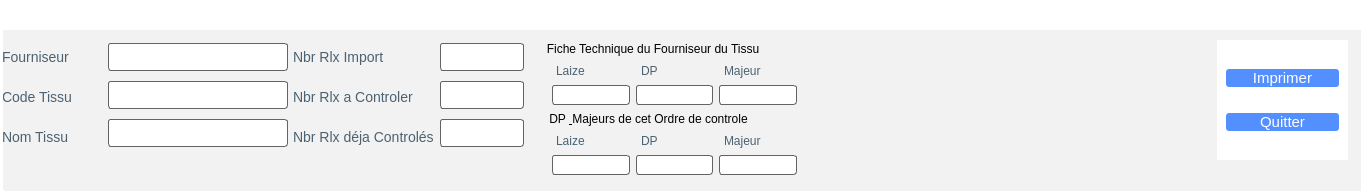
    <widget class="QFrame" name="frame_Top">
     <property name="geometry">
      <rect>
       <x>30</x>
       <y>0</y>
       <width>1361</width>
       <height>191</height>
      </rect>
     </property>
     <property name="maximumSize">
      <size>
       <width>16777215</width>
       <height>200</height>
      </size>
     </property>
     <property name="styleSheet">
      <string notr="true">QFrame{

	background-color: rgb(255, 255, 255);
	border:0px;
}</string>
     </property>
     <property name="frameShape">
      <enum>QFrame::StyledPanel</enum>
     </property>
     <property name="frameShadow">
      <enum>QFrame::Raised</enum>
     </property>
     <widget class="QFrame" name="frame_TopCenter">
      <property name="geometry">
       <rect>
        <x>3</x>
        <y>30</y>
        <width>1401</width>
        <height>161</height>
       </rect>
      </property>
      <property name="styleSheet">
       <string notr="true">background-color: rgb(242, 242, 242);
border-radius:3px;</string>
      </property>
      <property name="frameShape">
       <enum>QFrame::StyledPanel</enum>
      </property>
      <property name="frameShadow">
       <enum>QFrame::Raised</enum>
      </property>
      <widget class="QFrame" name="frame_Information_du_Tissu">
       <property name="geometry">
        <rect>
         <x>-20</x>
         <y>-10</y>
         <width>541</width>
         <height>153</height>
        </rect>
       </property>
       <property name="styleSheet">
        <string notr="true">background-color: rgb(242, 242, 242);
border-radius:3px;</string>
       </property>
       <property name="frameShape">
        <enum>QFrame::StyledPanel</enum>
       </property>
       <property name="frameShadow">
        <enum>QFrame::Raised</enum>
       </property>
       <widget class="QWidget" name="layoutWidget">
        <property name="geometry">
         <rect>
          <x>19</x>
          <y>19</y>
          <width>286</width>
          <height>115</height>
         </rect>
        </property>
        <layout class="QHBoxLayout" name="horizontalLayout">
         <item>
          <layout class="QVBoxLayout" name="verticalLayout">
           <item>
            <widget class="QLabel" name="label_Fourniseur">
             <property name="minimumSize">
              <size>
               <width>0</width>
               <height>33</height>
              </size>
             </property>
             <property name="maximumSize">
              <size>
               <width>16777215</width>
               <height>33</height>
              </size>
             </property>
             <property name="styleSheet">
              <string notr="true">QLabel{
	text-align:left;
	color:#4b6272;
	border:0px;
	font-size:14px;
}


</string>
             </property>
             <property name="text">
              <string>Fourniseur</string>
             </property>
            </widget>
           </item>
           <item>
            <widget class="QLabel" name="label_Code_Tissu">
             <property name="minimumSize">
              <size>
               <width>0</width>
               <height>33</height>
              </size>
             </property>
             <property name="maximumSize">
              <size>
               <width>16777215</width>
               <height>33</height>
              </size>
             </property>
             <property name="styleSheet">
              <string notr="true">QLabel{
	text-align:left;
	color:#4b6272;
	border:0px;
	font-size:14px;
}
</string>
             </property>
             <property name="text">
              <string>Code Tissu</string>
             </property>
            </widget>
           </item>
           <item>
            <widget class="QLabel" name="label_Nom_Tissu">
             <property name="minimumSize">
              <size>
               <width>0</width>
               <height>33</height>
              </size>
             </property>
             <property name="maximumSize">
              <size>
               <width>16777215</width>
               <height>33</height>
              </size>
             </property>
             <property name="styleSheet">
              <string notr="true">QLabel{
	text-align:left;
	color:#4b6272;
	border:0px;
	font-size:14px;
}


</string>
             </property>
             <property name="text">
              <string>Nom Tissu</string>
             </property>
            </widget>
           </item>
          </layout>
         </item>
         <item>
          <layout class="QVBoxLayout" name="verticalLayout_3">
           <item>
            <widget class="QLineEdit" name="lineEdit_Fourniseur">
             <property name="minimumSize">
              <size>
               <width>180</width>
               <height>28</height>
              </size>
             </property>
             <property name="maximumSize">
              <size>
               <width>180</width>
               <height>28</height>
              </size>
             </property>
             <property name="styleSheet">
              <string notr="true">QLineEdit {
    border: 1px solid  rgb(99, 99, 99);
    border-radius: 3px;
    padding: 5px;
    background-color: #fff;
    color: rgb(100, 100, 100);
}
QLineEdit:hover {
    border: 1px solid rgb(186, 189, 182);
}
QLineEdit:focus {
    border: 1px solid   rgb(114, 159, 207);
    color: rgb(100, 100, 100);
}

</string>
             </property>
            </widget>
           </item>
           <item>
            <widget class="QLineEdit" name="lineEdit_Code_Tissu">
             <property name="minimumSize">
              <size>
               <width>180</width>
               <height>28</height>
              </size>
             </property>
             <property name="maximumSize">
              <size>
               <width>180</width>
               <height>28</height>
              </size>
             </property>
             <property name="styleSheet">
              <string notr="true">QLineEdit {
    border: 1px solid  rgb(99, 99, 99);
    border-radius: 3px;
    padding: 5px;
    background-color: #fff;
    color: rgb(100, 100, 100);
}
QLineEdit:hover {
    border: 1px solid rgb(186, 189, 182);
}
QLineEdit:focus {
    border: 1px solid   rgb(114, 159, 207);
    color: rgb(100, 100, 100);
}

</string>
             </property>
            </widget>
           </item>
           <item>
            <widget class="QLineEdit" name="lineEdit_Nom_Tissu">
             <property name="minimumSize">
              <size>
               <width>180</width>
               <height>28</height>
              </size>
             </property>
             <property name="maximumSize">
              <size>
               <width>180</width>
               <height>28</height>
              </size>
             </property>
             <property name="styleSheet">
              <string notr="true">QLineEdit {
    border: 1px solid  rgb(99, 99, 99);
    border-radius: 3px;
    padding: 5px;
    background-color: #fff;
    color: rgb(100, 100, 100);
}
QLineEdit:hover {
    border: 1px solid rgb(186, 189, 182);
}
QLineEdit:focus {
    border: 1px solid   rgb(114, 159, 207);
    color: rgb(100, 100, 100);
}

</string>
             </property>
            </widget>
           </item>
          </layout>
         </item>
        </layout>
       </widget>
       <widget class="QWidget" name="layoutWidget">
        <property name="geometry">
         <rect>
          <x>310</x>
          <y>19</y>
          <width>231</width>
          <height>115</height>
         </rect>
        </property>
        <layout class="QHBoxLayout" name="horizontalLayout_3">
         <item>
          <layout class="QVBoxLayout" name="verticalLayout_6">
           <item>
            <widget class="QLabel" name="label_Nbr_Rlx_Import">
             <property name="minimumSize">
              <size>
               <width>0</width>
               <height>33</height>
              </size>
             </property>
             <property name="maximumSize">
              <size>
               <width>16777215</width>
               <height>33</height>
              </size>
             </property>
             <property name="styleSheet">
              <string notr="true">QLabel{
	text-align:left;
	color:#4b6272;
	border:0px;
	font-size:14px;
}


</string>
             </property>
             <property name="text">
              <string>Nbr Rlx Import</string>
             </property>
            </widget>
           </item>
           <item>
            <widget class="QLabel" name="label_Nbr_Rlx_a_Controler">
             <property name="minimumSize">
              <size>
               <width>0</width>
               <height>33</height>
              </size>
             </property>
             <property name="maximumSize">
              <size>
               <width>16777215</width>
               <height>33</height>
              </size>
             </property>
             <property name="styleSheet">
              <string notr="true">QLabel{
	text-align:left;
	color:#4b6272;
	border:0px;
	font-size:14px;
}
</string>
             </property>
             <property name="text">
              <string>Nbr Rlx a Controler</string>
             </property>
            </widget>
           </item>
           <item>
            <widget class="QLabel" name="label_Nbr_Rlx_deja_Controles">
             <property name="minimumSize">
              <size>
               <width>0</width>
               <height>33</height>
              </size>
             </property>
             <property name="maximumSize">
              <size>
               <width>16777215</width>
               <height>33</height>
              </size>
             </property>
             <property name="styleSheet">
              <string notr="true">QLabel{
	text-align:left;
	color:#4b6272;
	border:0px;
	font-size:14px;
}


</string>
             </property>
             <property name="text">
              <string>Nbr Rlx déja Controlés</string>
             </property>
            </widget>
           </item>
          </layout>
         </item>
         <item>
          <layout class="QVBoxLayout" name="verticalLayout_7">
           <item>
            <widget class="QLineEdit" name="lineEdit_Nbr_Rlx_Import">
             <property name="minimumSize">
              <size>
               <width>50</width>
               <height>0</height>
              </size>
             </property>
             <property name="maximumSize">
              <size>
               <width>180</width>
               <height>28</height>
              </size>
             </property>
             <property name="styleSheet">
              <string notr="true">QLineEdit {
    border: 1px solid  rgb(99, 99, 99);
    border-radius: 3px;
    padding: 5px;
    background-color: #fff;
    color: rgb(100, 100, 100);
}
QLineEdit:hover {
    border: 1px solid rgb(186, 189, 182);
}
QLineEdit:focus {
    border: 1px solid   rgb(114, 159, 207);
    color: rgb(100, 100, 100);
}

</string>
             </property>
            </widget>
           </item>
           <item>
            <widget class="QLineEdit" name="lineEdit_Nbr_Rlx_a_Controler">
             <property name="minimumSize">
              <size>
               <width>50</width>
               <height>0</height>
              </size>
             </property>
             <property name="maximumSize">
              <size>
               <width>180</width>
               <height>28</height>
              </size>
             </property>
             <property name="styleSheet">
              <string notr="true">QLineEdit {
    border: 1px solid  rgb(99, 99, 99);
    border-radius: 3px;
    padding: 5px;
    background-color: #fff;
    color: rgb(100, 100, 100);
}
QLineEdit:hover {
    border: 1px solid rgb(186, 189, 182);
}
QLineEdit:focus {
    border: 1px solid   rgb(114, 159, 207);
    color: rgb(100, 100, 100);
}

</string>
             </property>
            </widget>
           </item>
           <item>
            <widget class="QLineEdit" name="lineEdit_Nbr_Rlx_deja_Controles">
             <property name="minimumSize">
              <size>
               <width>50</width>
               <height>0</height>
              </size>
             </property>
             <property name="maximumSize">
              <size>
               <width>180</width>
               <height>28</height>
              </size>
             </property>
             <property name="styleSheet">
              <string notr="true">QLineEdit {
    border: 1px solid  rgb(99, 99, 99);
    border-radius: 3px;
    padding: 5px;
    background-color: #fff;
    color: rgb(100, 100, 100);
}
QLineEdit:hover {
    border: 1px solid rgb(186, 189, 182);
}
QLineEdit:focus {
    border: 1px solid   rgb(114, 159, 207);
    color: rgb(100, 100, 100);
}

</string>
             </property>
            </widget>
           </item>
          </layout>
         </item>
        </layout>
       </widget>
      </widget>
      <widget class="QFrame" name="frame">
       <property name="geometry">
        <rect>
         <x>540</x>
         <y>0</y>
         <width>321</width>
         <height>181</height>
        </rect>
       </property>
       <property name="styleSheet">
        <string notr="true"/>
       </property>
       <property name="frameShape">
        <enum>QFrame::StyledPanel</enum>
       </property>
       <property name="frameShadow">
        <enum>QFrame::Raised</enum>
       </property>
       <widget class="QGroupBox" name="groupBox_Fiche_Technique_du_Fourniseur_du_Tissu">
        <property name="geometry">
         <rect>
          <x>0</x>
          <y>10</y>
          <width>263</width>
          <height>84</height>
         </rect>
        </property>
        <property name="styleSheet">
         <string notr="true">padding: 2px;
border-radius: 3px;
  
</string>
        </property>
        <property name="title">
         <string>Fiche Technique du Fourniseur du Tissu</string>
        </property>
        <layout class="QGridLayout" name="gridLayout">
         <property name="topMargin">
          <number>9</number>
         </property>
         <property name="bottomMargin">
          <number>12</number>
         </property>
         <item row="0" column="0">
          <layout class="QVBoxLayout" name="verticalLayout_32">
           <property name="spacing">
            <number>0</number>
           </property>
           <property name="sizeConstraint">
            <enum>QLayout::SetFixedSize</enum>
           </property>
           <item>
            <widget class="QLabel" name="label_Laize">
             <property name="minimumSize">
              <size>
               <width>0</width>
               <height>29</height>
              </size>
             </property>
             <property name="maximumSize">
              <size>
               <width>16777215</width>
               <height>29</height>
              </size>
             </property>
             <property name="styleSheet">
              <string notr="true">QLabel{
	text-align:left;
	color:#4b6272;
	border:0px;
	font-size:12px;
    padding :1px
}


</string>
             </property>
             <property name="text">
              <string notr="true">Laize</string>
             </property>
            </widget>
           </item>
           <item>
            <widget class="QLineEdit" name="lineEdit_Laize">
             <property name="minimumSize">
              <size>
               <width>0</width>
               <height>20</height>
              </size>
             </property>
             <property name="maximumSize">
              <size>
               <width>16777215</width>
               <height>20</height>
              </size>
             </property>
             <property name="styleSheet">
              <string notr="true">QLineEdit {
    border: 1px solid  rgb(99, 99, 99);
    border-radius: 3px;
    padding: 5px;
    background-color: #fff;
    color: rgb(100, 100, 100);
}
QLineEdit:hover {
    border: 1px solid rgb(186, 189, 182);
}
QLineEdit:focus {
    border: 1px solid   rgb(114, 159, 207);
    color: rgb(100, 100, 100);
}

</string>
             </property>
            </widget>
           </item>
          </layout>
         </item>
         <item row="0" column="1">
          <layout class="QVBoxLayout" name="verticalLayout_8">
           <property name="spacing">
            <number>0</number>
           </property>
           <property name="sizeConstraint">
            <enum>QLayout::SetFixedSize</enum>
           </property>
           <item>
            <widget class="QLabel" name="label_DP">
             <property name="minimumSize">
              <size>
               <width>0</width>
               <height>29</height>
              </size>
             </property>
             <property name="maximumSize">
              <size>
               <width>16777215</width>
               <height>29</height>
              </size>
             </property>
             <property name="styleSheet">
              <string notr="true">QLabel{
	text-align:left;
	color:#4b6272;
	border:0px;
	font-size:12px;
}


</string>
             </property>
             <property name="text">
              <string>DP</string>
             </property>
            </widget>
           </item>
           <item>
            <widget class="QLineEdit" name="lineEdit_DP">
             <property name="minimumSize">
              <size>
               <width>0</width>
               <height>20</height>
              </size>
             </property>
             <property name="maximumSize">
              <size>
               <width>16777215</width>
               <height>20</height>
              </size>
             </property>
             <property name="styleSheet">
              <string notr="true">QLineEdit {
    border: 1px solid  rgb(99, 99, 99);
    border-radius: 3px;
    padding: 5px;
    background-color: #fff;
    color: rgb(100, 100, 100);
}
QLineEdit:hover {
    border: 1px solid rgb(186, 189, 182);
}
QLineEdit:focus {
    border: 1px solid   rgb(114, 159, 207);
    color: rgb(100, 100, 100);
}

</string>
             </property>
            </widget>
           </item>
          </layout>
         </item>
         <item row="0" column="2">
          <layout class="QVBoxLayout" name="verticalLayout_9">
           <property name="spacing">
            <number>0</number>
           </property>
           <property name="sizeConstraint">
            <enum>QLayout::SetFixedSize</enum>
           </property>
           <item>
            <widget class="QLabel" name="label_Majeur">
             <property name="minimumSize">
              <size>
               <width>0</width>
               <height>29</height>
              </size>
             </property>
             <property name="maximumSize">
              <size>
               <width>16777215</width>
               <height>29</height>
              </size>
             </property>
             <property name="styleSheet">
              <string notr="true">QLabel{
	text-align:left;
	color:#4b6272;
	border:0px;
	font-size:12px;
}


</string>
             </property>
             <property name="text">
              <string>Majeur</string>
             </property>
            </widget>
           </item>
           <item>
            <widget class="QLineEdit" name="lineEdit_Majeur">
             <property name="minimumSize">
              <size>
               <width>0</width>
               <height>20</height>
              </size>
             </property>
             <property name="maximumSize">
              <size>
               <width>16777215</width>
               <height>20</height>
              </size>
             </property>
             <property name="styleSheet">
              <string notr="true">QLineEdit {
    border: 1px solid  rgb(99, 99, 99);
    border-radius: 3px;
    padding: 5px;
    background-color: #fff;
    color: rgb(100, 100, 100);
}
QLineEdit:hover {
    border: 1px solid rgb(186, 189, 182);
}
QLineEdit:focus {
    border: 1px solid   rgb(114, 159, 207);
    color: rgb(100, 100, 100);
}

</string>
             </property>
            </widget>
           </item>
          </layout>
         </item>
        </layout>
       </widget>
       <widget class="QGroupBox" name="groupBox_DP_Majeurs_de_cet_Ordre_de_Controle">
        <property name="geometry">
         <rect>
          <x>0</x>
          <y>80</y>
          <width>263</width>
          <height>84</height>
         </rect>
        </property>
        <property name="styleSheet">
         <string notr="true">padding: 2px;
border-radius: 3px;
  
</string>
        </property>
        <property name="title">
         <string>DP &amp; Majeurs de cet Ordre de controle</string>
        </property>
        <layout class="QGridLayout" name="gridLayout_9">
         <property name="topMargin">
          <number>9</number>
         </property>
         <property name="bottomMargin">
          <number>12</number>
         </property>
         <item row="0" column="0">
          <layout class="QVBoxLayout" name="verticalLayout_28">
           <property name="spacing">
            <number>0</number>
           </property>
           <property name="sizeConstraint">
            <enum>QLayout::SetFixedSize</enum>
           </property>
           <item>
            <widget class="QLabel" name="label_Laize_2">
             <property name="minimumSize">
              <size>
               <width>0</width>
               <height>29</height>
              </size>
             </property>
             <property name="maximumSize">
              <size>
               <width>16777215</width>
               <height>29</height>
              </size>
             </property>
             <property name="styleSheet">
              <string notr="true">QLabel{
	text-align:left;
	color:#4b6272;
	border:0px;
	font-size:12px;
    padding :1px
}


</string>
             </property>
             <property name="text">
              <string notr="true">Laize</string>
             </property>
            </widget>
           </item>
           <item>
            <widget class="QLineEdit" name="lineEdit_Laize2">
             <property name="minimumSize">
              <size>
               <width>0</width>
               <height>20</height>
              </size>
             </property>
             <property name="maximumSize">
              <size>
               <width>16777215</width>
               <height>20</height>
              </size>
             </property>
             <property name="styleSheet">
              <string notr="true">QLineEdit {
    border: 1px solid  rgb(99, 99, 99);
    border-radius: 3px;
    padding: 5px;
    background-color: #fff;
    color: rgb(100, 100, 100);
}
QLineEdit:hover {
    border: 1px solid rgb(186, 189, 182);
}
QLineEdit:focus {
    border: 1px solid   rgb(114, 159, 207);
    color: rgb(100, 100, 100);
}

</string>
             </property>
            </widget>
           </item>
          </layout>
         </item>
         <item row="0" column="1">
          <layout class="QVBoxLayout" name="verticalLayout_29">
           <property name="spacing">
            <number>0</number>
           </property>
           <property name="sizeConstraint">
            <enum>QLayout::SetFixedSize</enum>
           </property>
           <item>
            <widget class="QLabel" name="label_DP_2">
             <property name="minimumSize">
              <size>
               <width>0</width>
               <height>29</height>
              </size>
             </property>
             <property name="maximumSize">
              <size>
               <width>16777215</width>
               <height>29</height>
              </size>
             </property>
             <property name="styleSheet">
              <string notr="true">QLabel{
	text-align:left;
	color:#4b6272;
	border:0px;
	font-size:12px;
}


</string>
             </property>
             <property name="text">
              <string>DP</string>
             </property>
            </widget>
           </item>
           <item>
            <widget class="QLineEdit" name="lineEdit_DP_2">
             <property name="minimumSize">
              <size>
               <width>0</width>
               <height>20</height>
              </size>
             </property>
             <property name="maximumSize">
              <size>
               <width>16777215</width>
               <height>20</height>
              </size>
             </property>
             <property name="styleSheet">
              <string notr="true">QLineEdit {
    border: 1px solid  rgb(99, 99, 99);
    border-radius: 3px;
    padding: 5px;
    background-color: #fff;
    color: rgb(100, 100, 100);
}
QLineEdit:hover {
    border: 1px solid rgb(186, 189, 182);
}
QLineEdit:focus {
    border: 1px solid   rgb(114, 159, 207);
    color: rgb(100, 100, 100);
}

</string>
             </property>
            </widget>
           </item>
          </layout>
         </item>
         <item row="0" column="2">
          <layout class="QVBoxLayout" name="verticalLayout_30">
           <property name="spacing">
            <number>0</number>
           </property>
           <property name="sizeConstraint">
            <enum>QLayout::SetFixedSize</enum>
           </property>
           <item>
            <widget class="QLabel" name="label_Majeur_2">
             <property name="minimumSize">
              <size>
               <width>0</width>
               <height>29</height>
              </size>
             </property>
             <property name="maximumSize">
              <size>
               <width>16777215</width>
               <height>29</height>
              </size>
             </property>
             <property name="styleSheet">
              <string notr="true">QLabel{
	text-align:left;
	color:#4b6272;
	border:0px;
	font-size:12px;
}


</string>
             </property>
             <property name="text">
              <string>Majeur</string>
             </property>
            </widget>
           </item>
           <item>
            <widget class="QLineEdit" name="lineEdit_Majeur_2">
             <property name="minimumSize">
              <size>
               <width>0</width>
               <height>20</height>
              </size>
             </property>
             <property name="maximumSize">
              <size>
               <width>16777215</width>
               <height>20</height>
              </size>
             </property>
             <property name="styleSheet">
              <string notr="true">QLineEdit {
    border: 1px solid  rgb(99, 99, 99);
    border-radius: 3px;
    padding: 5px;
    background-color: #fff;
    color: rgb(100, 100, 100);
}
QLineEdit:hover {
    border: 1px solid rgb(186, 189, 182);
}
QLineEdit:focus {
    border: 1px solid   rgb(114, 159, 207);
    color: rgb(100, 100, 100);
}

</string>
             </property>
            </widget>
           </item>
          </layout>
         </item>
        </layout>
       </widget>
      </widget>
     </widget>
     <widget class="QFrame" name="frame_TopFunctions">
      <property name="geometry">
       <rect>
        <x>1217</x>
        <y>40</y>
        <width>131</width>
        <height>120</height>
       </rect>
      </property>
      <property name="frameShape">
       <enum>QFrame::StyledPanel</enum>
      </property>
      <property name="frameShadow">
       <enum>QFrame::Raised</enum>
      </property>
      <layout class="QGridLayout" name="gridLayout_2">
       <item row="0" column="0">
        <widget class="QPushButton" name="pushButton_Imprimer">
         <property name="styleSheet">
          <string notr="true">QPushButton{
	color:#fff;
	border:0px;
	border-radius:3px;
	font-size:15px;
	background-color:#538fff;
}
QPushButton:hover{
background-color:#3668ff;
}</string>
         </property>
         <property name="text">
          <string>Imprimer</string>
         </property>
        </widget>
       </item>
       <item row="1" column="0">
        <widget class="QPushButton" name="pushButton_Quitter">
         <property name="styleSheet">
          <string notr="true">QPushButton{
	color:#fff;
	border:0px;
	border-radius:3px;
	font-size:15px;
	background-color:#538fff;
}
QPushButton:hover{
background-color:#3668ff;
}</string>
         </property>
         <property name="text">
          <string>Quitter</string>
         </property>
        </widget>
       </item>
      </layout>
     </widget>
    </widget>
